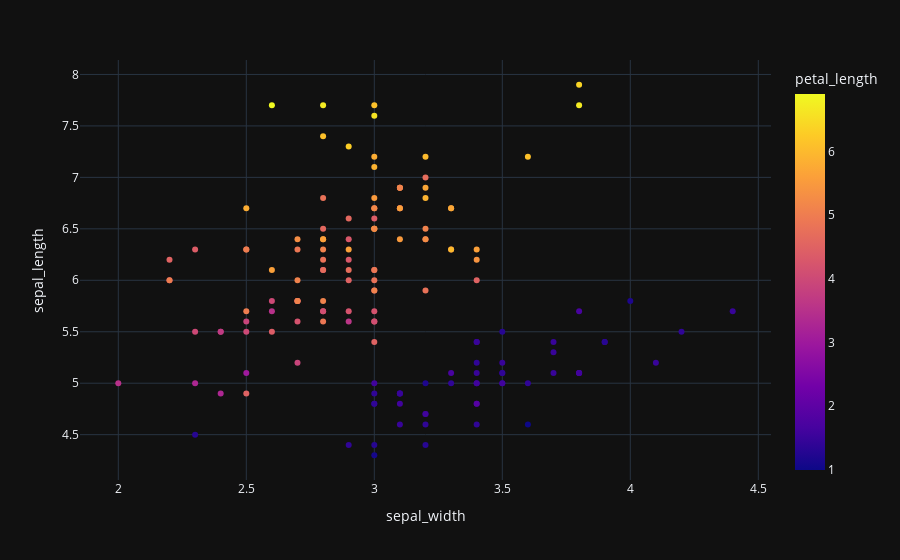

Here is the notebook cell this chart was saved with:
### Markdown cell above
# Scatter Plot

### Code cell
df = px.data.iris()

fig = px.scatter(df, x="sepal_width", y="sepal_length", color='petal_length')
fig.show()

### Figure 1 — Plotly figure (JSON) as saved in the notebook; plotly's stock layout.template omitted (floating-point values rounded to 4 significant figures; data arrays with more than 128 entries replaced by an {"elided": "..."} marker saying what was removed)
{"data": [{"hovertemplate": "sepal_width=%{x}<br>sepal_length=%{y}<br>petal_length=%{marker.color}<extra></extra>", "legendgroup": "", "marker": {"color": {"elided": "150 float values"}, "coloraxis": "coloraxis", "symbol": "circle"}, "mode": "markers", "name": "", "orientation": "v", "showlegend": false, "x": {"elided": "150 float values"}, "xaxis": "x", "y": {"elided": "150 float values"}, "yaxis": "y", "type": "scatter"}], "layout": {"xaxis": {"anchor": "y", "domain": [0.0, 1.0], "title": {"text": "sepal_width"}}, "yaxis": {"anchor": "x", "domain": [0.0, 1.0], "title": {"text": "sepal_length"}}, "coloraxis": {"colorbar": {"title": {"text": "petal_length"}}, "colorscale": [[0.0, "#0d0887"], [0.1111, "#46039f"], [0.2222, "#7201a8"], [0.3333, "#9c179e"], [0.4444, "#bd3786"], [0.5556, "#d8576b"], [0.6667, "#ed7953"], [0.7778, "#fb9f3a"], [0.8889, "#fdca26"], [1.0, "#f0f921"]]}, "legend": {"tracegroupgap": 0}, "margin": {"t": 60}}}
